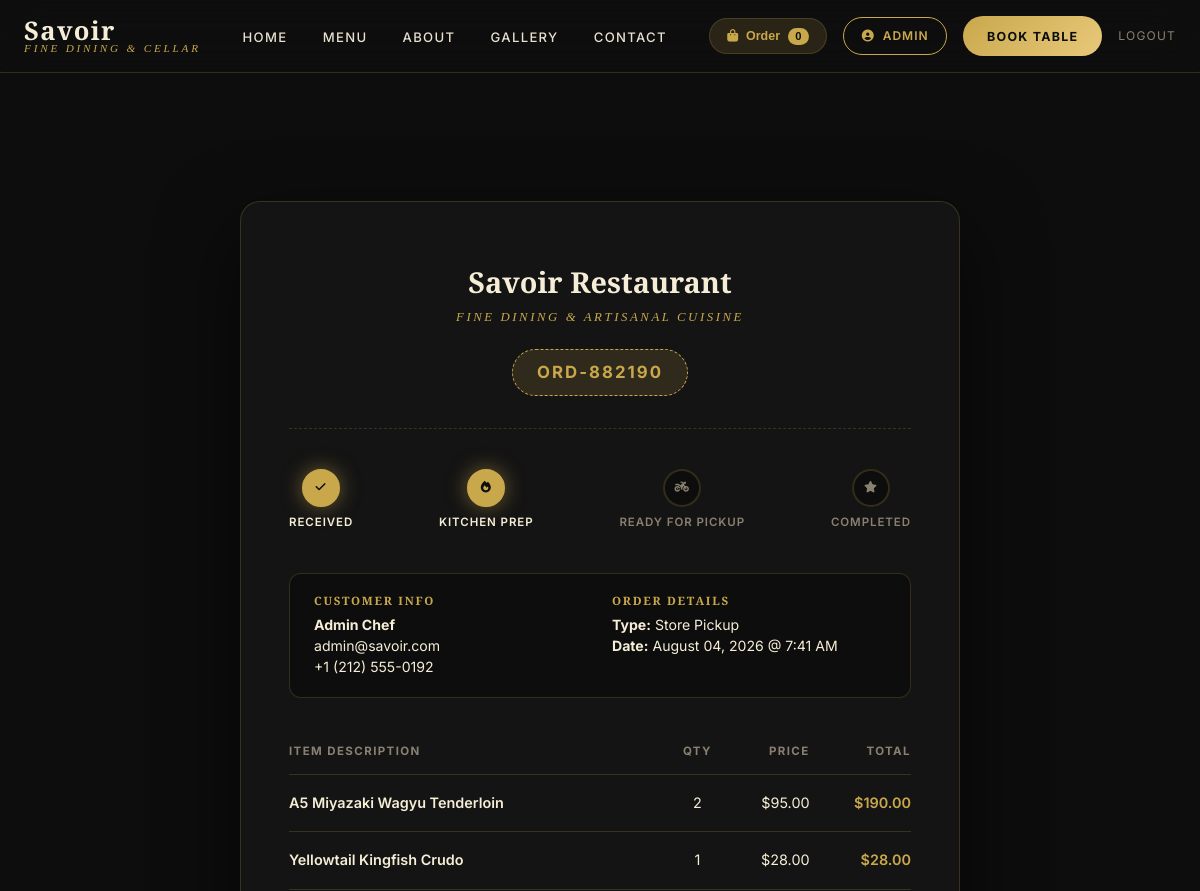
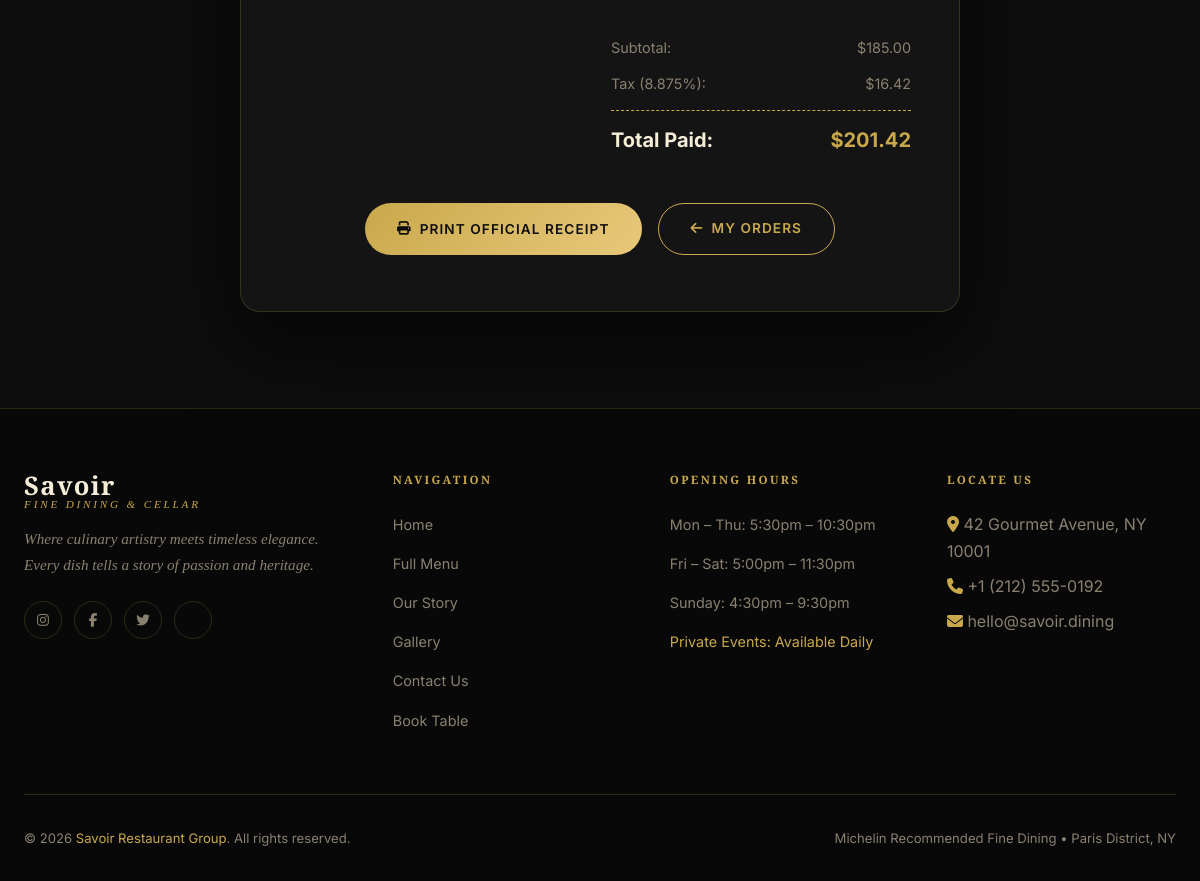
The page /order/ORD-882190/ (signed in) on the database its author committed (2 pictures, top to bottom).
### User_Dashboard/models.py (models this page shows, shortened)
class Order(models.Model):
    TYPE_CHOICES = [
        ('pickup',   'Store Pickup'),
        ('delivery', 'Home Delivery'),
        ('dine_in',  'Pre-order for Table'),
    ]
    STATUS_CHOICES = [
        ('pending',   'Pending Confirmation'),
        ('preparing', 'Kitchen Preparing'),
        ('ready',     'Ready / Out for Delivery'),
        ('completed', 'Completed'),
        ('cancelled', 'Cancelled'),
    ]
    user             = models.ForeignKey(User, on_delete=models.SET_NULL, null=True, blank=True, related_name='orders')
    order_ref        = models.CharField(max_length=20, unique=True, default=generate_order_ref)
    customer_name    = models.CharField(max_length=200)
    customer_email   = models.EmailField()
    customer_phone   = models.CharField(max_length=20)
    order_type       = models.CharField(max_length=20, choices=TYPE_CHOICES, default='pickup')
    delivery_address = models.TextField(blank=True)
    status           = models.CharField(max_length=20, choices=STATUS_CHOICES, default='pending')
    subtotal         = models.DecimalField(max_digits=10, decimal_places=2, default=0.00)
    tax              = models.DecimalField(max_digits=10, decimal_places=2, default=0.00)
    total_price      = models.DecimalField(max_digits=10, decimal_places=2, default=0.00)
    notes            = models.TextField(blank=True)
    created_at       = models.DateTimeField(auto_now_add=True)
    class Meta:
        ordering = ['-created_at']

class OrderItem(models.Model):
    order      = models.ForeignKey(Order, on_delete=models.CASCADE, related_name='items')
    menu_item  = models.ForeignKey(MenuItem, on_delete=models.SET_NULL, null=True, blank=True)
    item_name  = models.CharField(max_length=200)
    unit_price = models.DecimalField(max_digits=8, decimal_places=2)
    quantity   = models.PositiveIntegerField(default=1)
    def get_total(self):
        return self.unit_price * self.quantity

### User_Dashboard/views.py (the view)
# urls.py: path('order/<str:ref>/',             views.order_details,       name='order_details'),
@login_required
def order_details(request, ref):
    if request.user.is_staff:
        order = get_object_or_404(Order, order_ref=ref)
    else:
        order = get_object_or_404(Order, order_ref=ref, user=request.user)
    return render(request, 'order-details.html', {
        'order': order,
    })

### templates/order-details.html (shortened to what this page needs)
{% extends 'base.html' %}
{% block content %}
<section class="receipt-section">
  <div class="container">
    <div class="receipt-card fade-in">
      <div class="receipt-header">
        <div class="receipt-logo">Savoir Restaurant</div>
        <div class="receipt-tagline">Fine Dining & Artisanal Cuisine</div>
        <div class="ref-pill">{{ order.order_ref }}</div>
      </div>
      <div class="status-tracker">
        <div class="status-step {% if order.status in 'pending,preparing,ready,completed' %}active{% endif %}">
          <div class="status-step-icon"><i class="fas fa-check"></i></div>
          <span>Received</span>
        </div>
        <div class="status-step {% if order.status in 'preparing,ready,completed' %}active{% endif %}">
          <div class="status-step-icon"><i class="fas fa-fire"></i></div>
          <span>Kitchen Prep</span>
        </div>
        <div class="status-step {% if order.status in 'ready,completed' %}active{% endif %}">
          <div class="status-step-icon"><i class="fas fa-motorcycle"></i></div>
          <span>{% if order.order_type == 'delivery' %}On Delivery{% else %}Ready for Pickup{% endif %}</span>
        </div>
        <div class="status-step {% if order.status == 'completed' %}active{% endif %}">
          <div class="status-step-icon"><i class="fas fa-star"></i></div>
          <span>Completed</span>
        </div>
      </div>
      <div class="receipt-info-grid">
        <div class="info-group">
          <h4>Customer Info</h4>
          <p><strong>{{ order.customer_name }}</strong><br>{{ order.customer_email }}<br>{{ order.customer_phone }}</p>
        </div>
        <div class="info-group">
          <h4>Order Details</h4>
          <p><strong>Type:</strong> {{ order.get_order_type_display }}<br>
          <strong>Date:</strong> {{ order.created_at|date:"F d, Y @ g:i A" }}<br>
          {% if order.delivery_address %}<strong>Address:</strong> {{ order.delivery_address }}{% endif %}</p>
        </div>
      </div>
      <table class="receipt-table">
        <thead>
          <tr>
            <th>Item Description</th>
            <th style="text-align:center;">Qty</th>
            <th style="text-align:right;">Price</th>
            <th style="text-align:right;">Total</th>
          </tr>
        </thead>
        <tbody>
          {% for item in order.items.all %}
          <tr>
            <td style="font-weight:600;">{{ item.item_name }}</td>
            <td style="text-align:center;">{{ item.quantity }}</td>
            <td style="text-align:right;">${{ item.unit_price }}</td>
            <td style="text-align:right; font-weight:600; color:var(--gold);">${{ item.get_total }}</td>
          </tr>
          {% empty %}
          <tr>
            <td colspan="4" style="text-align:center; color:var(--text-muted);">Standard pre-order items</td>
          </tr>
          {% endfor %}
        </tbody>
      </table>
      <div class="receipt-totals">
        <div class="total-row">
          <span>Subtotal:</span>
          <span>${{ order.subtotal }}</span>
        </div>
        <div class="total-row">
          <span>Tax (8.875%):</span>
          <span>${{ order.tax }}</span>
        </div>
        <div class="total-row grand">
          <span>Total Paid:</span>
          <span>${{ order.total_price }}</span>
        </div>
      </div>
      <div class="receipt-actions">
        <button onclick="window.print()" class="btn btn-gold" id="print-order-btn">
          <i class="fas fa-print"></i> Print Official Receipt
        </button>
        <a href="{% url 'my_orders' %}" class="btn btn-outline">
          <i class="fas fa-arrow-left"></i> My Orders
        </a>
      </div>
    </div>
  </div>
</section>
{% endblock %}

### templates/base.html (shortened to what this page needs)
<!DOCTYPE html>
<html lang="en">
<head>
  <link rel="stylesheet" href="https://cdnjs.cloudflare.com/ajax/libs/font-awesome/6.5.0/css/all.min.css" />
</head>
<body>
<nav class="navbar" id="navbar" role="navigation" aria-label="Main navigation">
  <div class="container navbar-inner">
    <a href="{% url 'index' %}" class="navbar-brand" id="nav-logo">
      <span class="brand-name">Savoir</span>
      <span class="brand-tagline">Fine Dining & Cellar</span>
    </a>
    <ul class="navbar-links" id="nav-links">
      <li><a href="{% url 'index' %}" id="nav-home" {% if request.resolver_match.url_name == 'index' %}class="active"{% endif %}>Home</a></li>
      <li><a href="{% url 'menu' %}" id="nav-menu" {% if request.resolver_match.url_name == 'menu' or request.resolver_match.url_name == 'dish_detail' %}class="active"{% endif %}>Menu</a></li>
      <li><a href="{% url 'about' %}" id="nav-about" {% if request.resolver_match.url_name == 'about' %}class="active"{% endif %}>About</a></li>
      <li><a href="{% url 'gallery' %}" id="nav-gallery" {% if request.resolver_match.url_name == 'gallery' %}class="active"{% endif %}>Gallery</a></li>
      <li><a href="{% url 'contact' %}" id="nav-contact" {% if request.resolver_match.url_name == 'contact' %}class="active"{% endif %}>Contact</a></li>
    </ul>
    <div class="navbar-actions">
      <button class="cart-btn-trigger" id="cart-trigger-btn" onclick="toggleCartDrawer()">
        <i class="fas fa-shopping-bag"></i> Order <span class="cart-badge" id="cart-count">0</span>
      </button>
      {% if user.is_authenticated %}
        <a href="{% url 'profile' %}" class="btn btn-outline" style="padding:0.5rem 1.1rem; font-size:0.75rem;" id="nav-profile-btn">
          <i class="fas fa-user-circle"></i> {{ user.first_name|default:user.username }}
        </a>
        <a href="{% url 'reservation' %}" class="navbar-reserve" id="nav-cta">Book Table</a>
        <a href="{% url 'logout' %}" style="font-size:0.75rem; color:var(--text-muted); text-transform:uppercase; letter-spacing:0.1em;" id="nav-logout-btn">
          Logout
        </a>
      {% endif %}
    </div>
  </div>
</nav>
<main id="main-content">
  {% block content %}{% endblock %}
</main>
<footer role="contentinfo">
  <div class="container">
    <div class="footer-grid">
      <div class="footer-brand">
        <div class="navbar-brand">
          <span class="brand-name">Savoir</span>
          <span class="brand-tagline">Fine Dining & Cellar</span>
        </div>
        <p>Where culinary artistry meets timeless elegance. Every dish tells a story of passion and heritage.</p>
        <div class="footer-social">
          <a href="#" aria-label="Instagram"><i class="fab fa-instagram"></i></a>
          <a href="#" aria-label="Facebook"><i class="fab fa-facebook-f"></i></a>
          <a href="#" aria-label="Twitter"><i class="fab fa-twitter"></i></a>
          <a href="#" aria-label="TripAdvisor"></a>
        </div>
      </div>
      <div class="footer-col">
        <h4>Navigation</h4>
        <ul>
          <li><a href="{% url 'index' %}">Home</a></li>
          <li><a href="{% url 'menu' %}">Full Menu</a></li>
          <li><a href="{% url 'about' %}">Our Story</a></li>
          <li><a href="{% url 'gallery' %}">Gallery</a></li>
          <li><a href="{% url 'contact' %}">Contact Us</a></li>
          <li><a href="{% url 'reservation' %}">Book Table</a></li>
        </ul>
      </div>
      <div class="footer-col">
        <h4>Opening Hours</h4>
        <ul>
          <li><a>Mon – Thu: 5:30pm – 10:30pm</a></li>
          <li><a>Fri – Sat: 5:00pm – 11:30pm</a></li>
          <li><a>Sunday: 4:30pm – 9:30pm</a></li>
          <li><a style="color:var(--gold)">Private Events: Available Daily</a></li>
        </ul>
      </div>
      <div class="footer-col footer-info">
        <h4>Locate Us</h4>
        <p style="color:var(--text-muted)"><i class="fas fa-map-marker-alt" style="color:var(--gold)"></i> 42 Gourmet Avenue, NY 10001</p>
        <p style="color:var(--text-muted); margin: 0.5rem 0;"><i class="fas fa-phone" style="color:var(--gold)"></i> +1 (212) 555-0192</p>
        <p style="color:var(--text-muted)"><i class="fas fa-envelope" style="color:var(--gold)"></i> hello@savoir.dining</p>
      </div>
    </div>
    <div class="footer-bottom">
      <p>© 2026 <span>Savoir Restaurant Group</span>. All rights reserved.</p>
      <p>Michelin Recommended Fine Dining • Paris District, NY</p>
    </div>
  </div>
</footer>
</body>
</html>

### templates/order-details.html (style rules this page uses)
.receipt-section { padding: 8rem 0 6rem; background: var(--bg-dark); min-height: 85vh; }
.receipt-card { max-width: 720px; margin: 0 auto; background: var(--bg-card); border: 1px solid var(--border); border-radius: var(--radius-lg); padding: 3.5rem 3rem; position: relative; box-shadow: 0 30px 80px rgba(0,0,0,0.6); }
.receipt-header { text-align: center; margin-bottom: 2.5rem; padding-bottom: 2rem; border-bottom: 1px dashed var(--border); }
.receipt-logo { font-family: var(--font-heading); font-size: 1.8rem; color: var(--cream); font-weight: 700; }
.receipt-tagline { font-family: var(--font-elegant); font-size: 0.8rem; letter-spacing: 0.2em; text-transform: uppercase; color: var(--gold); font-style: italic; margin-bottom: 1.25rem; }
.ref-pill { display: inline-block; padding: 0.5rem 1.5rem; background: var(--gold-dim); border: 1.5px dashed var(--gold); border-radius: 50px; font-family: var(--font-body); font-size: 1.05rem; font-weight: 700; letter-spacing: 0.12em; color: var(--gold); }
.status-tracker { display: flex; justify-content: space-between; margin-bottom: 2.5rem; position: relative; }
.status-step { display: flex; flex-direction: column; align-items: center; gap: 0.4rem; font-size: 0.72rem; font-weight: 600; letter-spacing: 0.08em; text-transform: uppercase; color: var(--text-muted); z-index: 2; }
.status-step-icon { width: 38px; height: 38px; border-radius: 50%; background: var(--bg-dark); border: 2px solid var(--border); display: flex; align-items: center; justify-content: center; color: var(--text-muted); transition: all 0.3s ease; }
.status-step.active .status-step-icon { background: var(--gold); border-color: var(--gold); color: var(--bg-dark); box-shadow: 0 0 20px rgba(201,168,76,0.5); }
.status-step.active { color: var(--cream); }
.receipt-info-grid { display: grid; grid-template-columns: 1fr 1fr; gap: 1.5rem; margin-bottom: 2rem; background: var(--bg-dark); border: 1px solid var(--border); border-radius: var(--radius); padding: 1.25rem 1.5rem; font-size: 0.88rem; }
.info-group h4 { font-size: 0.72rem; letter-spacing: 0.15em; text-transform: uppercase; color: var(--gold); margin-bottom: 0.4rem; }
.info-group p { color: var(--cream); line-height: 1.5; }
.receipt-table { width: 100%; border-collapse: collapse; margin-bottom: 2rem; font-size: 0.9rem; }
.receipt-table th { text-align: left; padding: 0.75rem 0; font-size: 0.72rem; letter-spacing: 0.12em; text-transform: uppercase; color: var(--text-muted); border-bottom: 1px solid var(--border); }
.receipt-table td { padding: 1rem 0; border-bottom: 1px solid var(--border); color: var(--cream); }
.receipt-totals { max-width: 300px; margin-left: auto; margin-bottom: 2.5rem; }
.total-row { display: flex; justify-content: space-between; font-size: 0.9rem; color: var(--text-muted); padding: 0.35rem 0; }
.total-row.grand { font-size: 1.25rem; font-weight: 700; color: var(--cream); border-top: 1.5px dashed var(--gold); padding-top: 0.75rem; margin-top: 0.5rem; }
.total-row.grand span:last-child { color: var(--gold); }
.receipt-actions { display: flex; gap: 1rem; justify-content: center; flex-wrap: wrap; }

### rows shown on the page
Order: order_ref "ORD-882190", customer_name "Admin Chef", customer_email "admin@savoir.com", customer_phone "+1 (212) 555-0192", order_type "Store Pickup", created_at "August 04, 2026 @ 7:41 AM", subtotal "185.00", tax "16.42", total_price "201.42"
OrderItem: item_name "A5 Miyazaki Wagyu Tenderloin", quantity "2", unit_price "95.00", get_total "190.00"
OrderItem: item_name "Yellowtail Kingfish Crudo", quantity "1", unit_price "28.00", get_total "28.00"

### other values the page prints
{{ user.first_name|default:user.username }} "ADMIN"
